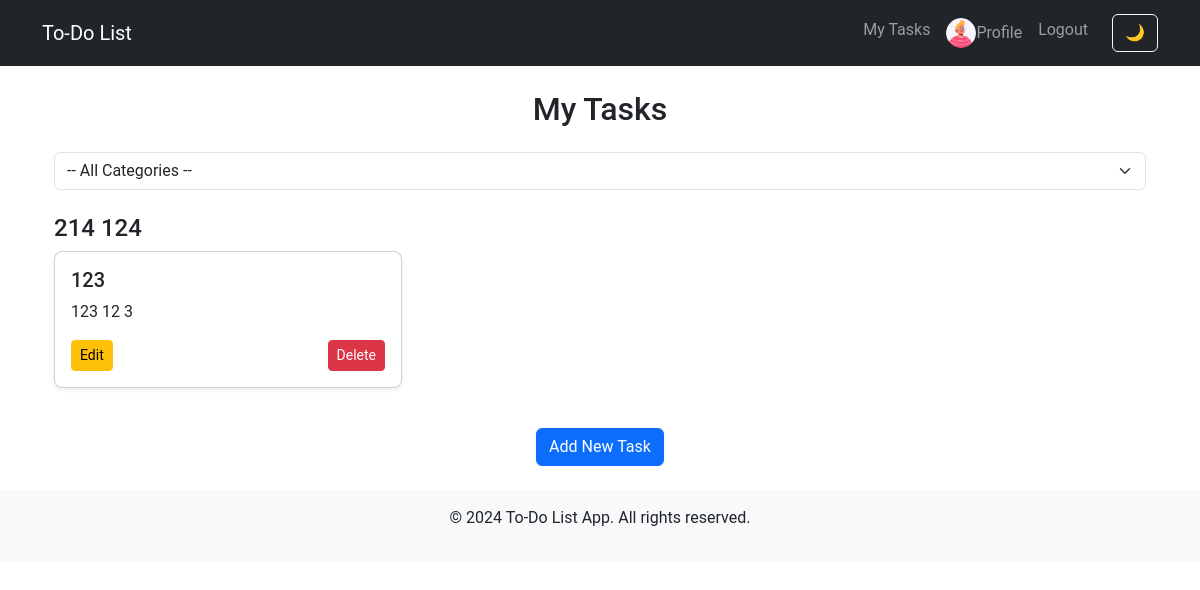
Screenshot of /my_tasks (signed in) with the database file from the repository.
### models.py (models this page shows)
class User(UserMixin, db.Model):
    __tablename__ = "user"  # ✅ Định danh bảng tránh xung đột
    id = db.Column(db.Integer, primary_key=True)
    username = db.Column(db.String(100), unique=True, nullable=False)
    password = db.Column(db.String(200), nullable=False)
    is_admin = db.Column(db.Boolean, default=False)
    is_blocked = db.Column(db.Boolean, default=False)
    avatar = db.Column(db.String(255), default="default_avatar.png")
    tasks = db.relationship('Task', backref='user', lazy=True)

class Category(db.Model):
    __tablename__ = "category"
    id = db.Column(db.Integer, primary_key=True)
    name = db.Column(db.String(100), unique=True, nullable=False)
    tasks = db.relationship('Task', backref='category', lazy=True)

class Task(db.Model):
    __tablename__ = "task"
    id = db.Column(db.Integer, primary_key=True)
    title = db.Column(db.String(200), nullable=False)
    description = db.Column(db.Text, nullable=False)
    deadline = db.Column(db.DateTime, nullable=True)
    is_completed = db.Column(db.Boolean, default=False)
    user_id = db.Column(db.Integer, db.ForeignKey('user.id'), nullable=False)
    category_id = db.Column(db.Integer, db.ForeignKey('category.id'), nullable=True)  # ✅ Đảm bảo có cột này

### app.py (the view)
@app.route('/my_tasks')
@login_required
def my_tasks():
    category_id = request.args.get('category_id', type=int)
    user_category_ids = db.session.query(Task.category_id).filter_by(user_id=current_user.id).distinct()
    categories = Category.query.filter(Category.id.in_(user_category_ids)).all()
    if category_id:
        tasks = Task.query.filter_by(user_id=current_user.id, category_id=category_id).all()
    else:
        tasks = Task.query.filter_by(user_id=current_user.id).all()
    return render_template('my_tasks.html', tasks=tasks, categories=categories, selected_category=category_id)

### app.py (called while the page is built)
@login_manager.user_loader
def load_user(user_id):
    return User.query.get(int(user_id))

### templates/my_tasks.html (shortened to what this page needs)
{% extends "base.html" %}
{% block content %}
<div class="container">
    <h2 class="text-center my-4">My Tasks</h2>
    <div class="mb-4">
        <form action="{{ url_for('my_tasks') }}" method="GET" id="categoryFilterForm">
            <select name="category_id" class="form-select" id="categorySelect">
                <option value="">-- All Categories --</option>
            </select>
        </form>
    </div>
    {% for category in categories %}
        <h4 class="mt-4">{{ category.name }}</h4>
        <div class="row">
            {% for task in tasks %}
                {% if task.category_id == category.id %}
                <div class="col-md-4 mb-3">
                    <div class="card h-100 shadow-sm">
                        <div class="card-body">
                            <h5 class="card-title">{{ task.title }}</h5>
                            <p class="card-text">{{ task.description }}</p>
                            <div class="d-flex justify-content-between">
                                <a href="{{ url_for('edit_task', task_id=task.id) }}" class="btn btn-sm btn-warning">Edit</a>
                                <form action="{{ url_for('delete_task', task_id=task.id) }}" method="POST" class="d-inline">
                                    <button type="submit" class="btn btn-sm btn-danger">Delete</button>
                                </form>
                            </div>
                        </div>
                    </div>
                </div>
                {% endif %}
            {% endfor %}
        </div>
    {% endfor %}
    <div class="text-center mt-4">
        <a href="{{ url_for('new_task') }}" class="btn btn-primary">Add New Task</a>
    </div>
</div>
{% endblock %}

### templates/base.html (shortened to what this page needs)
<!DOCTYPE html>
<html lang="en">
<head>
    <link rel="stylesheet" href="https://cdn.jsdelivr.net/npm/bootstrap@5.3.0/dist/css/bootstrap.min.css">
    <link rel="stylesheet" href="{{ url_for('static', filename='css/styles.css') }}">
</head>
<body data-theme="light">
    <nav class="navbar navbar-expand-lg navbar-dark bg-dark">
        <div class="container">
            <a class="navbar-brand" href="{{ url_for('index') }}">To-Do List</a>
            <div class="collapse navbar-collapse" id="navbarNav">
                <ul class="navbar-nav ms-auto">
                    {% if current_user.is_authenticated %}
                        <li class="nav-item"><a class="nav-link" href="{{ url_for('my_tasks') }}">My Tasks</a></li>
                        <li class="nav-item">
                            <a class="nav-link d-flex align-items-center" href="{{ url_for('profile') }}">
                                <img src="{{ url_for('static', filename='uploads/avatars/' + (current_user.avatar or 'default_avatar.png')) }}"
                                alt="Avatar" class="rounded-circle" width="30" height="30">
                                Profile
                            </a>
                        </li>
                        <li class="nav-item"><a class="nav-link" href="{{ url_for('logout') }}">Logout</a></li>
                    {% else %}
                        <li class="nav-item"><a class="nav-link" href="{{ url_for('login') }}">Login</a></li>
                        <li class="nav-item"><a class="nav-link" href="{{ url_for('register') }}">Register</a></li>
                    {% endif %}
                </ul>
                <button class="btn btn-outline-light ms-3" onclick="toggleTheme()">🌙</button>
            </div>
        </div>
    </nav>
    <div class="container mt-4">
        {% block content %}{% endblock %}
    </div>
    <footer class="text-center py-3 mt-4 bg-light">
        <p>© 2024 To-Do List App. All rights reserved.</p>
    </footer>
</body>
</html>

### static/css/styles.css (style rules this page uses)
body { font-family: 'Roboto', sans-serif; }
.navbar { margin-bottom: 16px; padding: 10px 20px; transition: background-color 0.3s ease, box-shadow 0.3s ease; }
body[data-theme="light"] { background-color: #ffffff; color: #212529; }
.card { transition: transform 0.3s ease-in-out, box-shadow 0.3s ease; border-radius: 8px; }

### rows the page displays
User: avatar (picture)
Category: name "214 124"
Task: title "123", description "123 12 3"
